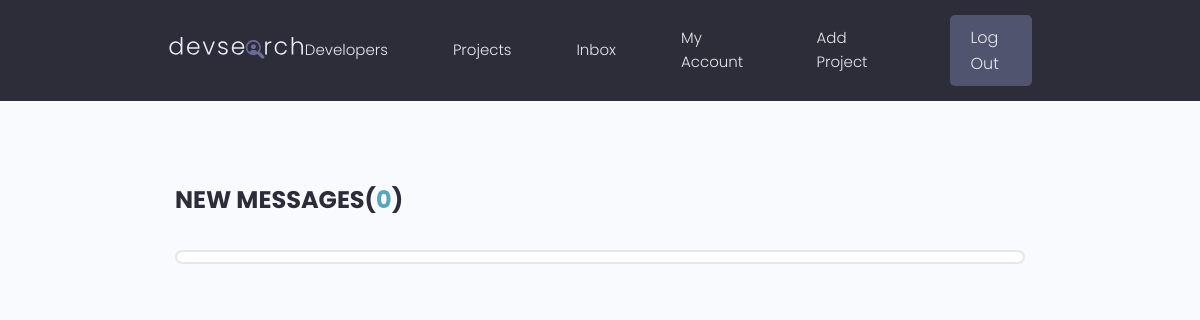
Page /inbox/ (signed in) on the earlier database version.
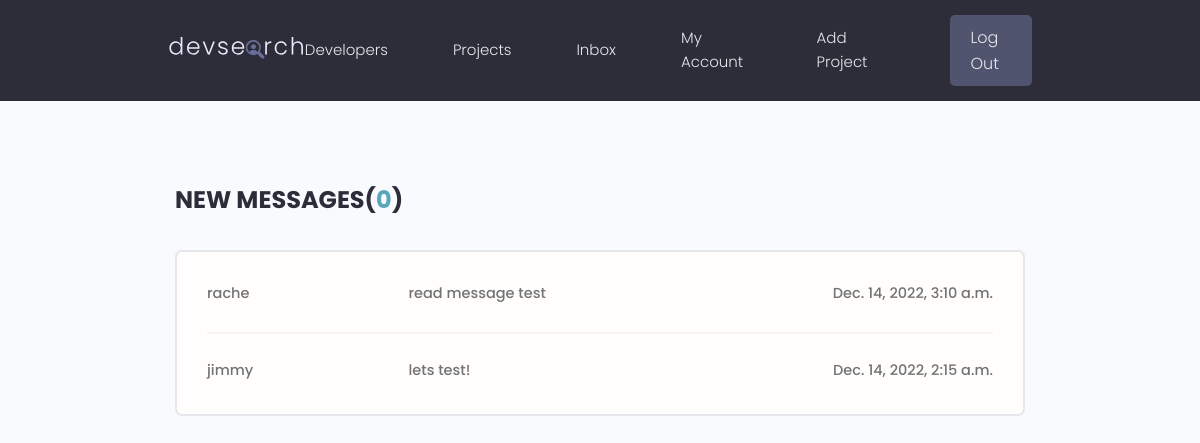
Same page on the later database version.
### users/models.py (models this page shows, shortened)
class Message(models.Model):
    sender = models.ForeignKey(
        Profile, on_delete=models.SET_NULL, null=True, blank=True
    )
    recipient = models.ForeignKey(
        Profile,
        on_delete=models.SET_NULL,
        null=True,
        blank=True,
        related_name="messages",
    )
    name = models.CharField(max_length=200, null=True, blank=True)
    email = models.EmailField(max_length=200, null=True, blank=True)
    subject = models.CharField(max_length=200, null=True, blank=True)
    body = models.TextField()
    is_read = models.BooleanField(default=False)
    created = models.DateTimeField(auto_now_add=True)
    id = models.UUIDField(
        default=uuid.uuid4, unique=True, primary_key=True, editable=False
    )
    class Meta:
        ordering = [
            "is_read",
            "-created",
        ]

### users/views.py (the view)
# urls.py: path("inbox/", views.Inbox, name="inbox"),
@login_required(login_url="login")
def Inbox(requests):
    profile = requests.user.profile
    messageRequests = profile.messages.all()
    read_messages = profile.messages.filter(is_read=True)
    unread_messages = profile.messages.filter(is_read=False)
    unread_count = messageRequests.filter(is_read=False).count()
    context = {
        "messageRequests": messageRequests,
        "unread_count": unread_count,
        "unread_messages": unread_messages,
        "read_messages": read_messages,
    }
    return render(requests, "users/inbox.html", context)

### users/templates/users/inbox.html (shortened to what this page needs)
{% extends 'main.html' %}
{% block content %}
<main class="inbox my-xl">
    <div class="content-box">
      <h3 class="inbox__title">New Messages(<span>{{unread_count}}</span>)</h3>
      <ul class="messages">
        {% for message in read_messages %}
        <li class="message">
            <a href="{% url 'message' message.id %}">
              <span class="message__author">{{message.name}}</span>
              <span class="message__subject">{{message.subject}}</span>
              <span class="message__date">{{message.created}}</span>
            </a>
          </li>
        {% endfor %}
      </ul>
    </div>
  </main>
{% endblock %}

### templates/main.html (shortened to what this page needs)
<!DOCTYPE html>
{% load static %}
<html lang="en">
<head>
    <link rel="stylesheet" href="https://cdn.iconmonstr.com/1.3.0/css/iconmonstr-iconic-font.min.css" />
    <link rel="stylesheet" href="{% static 'uikit/styles/uikit.css' %}" />
    <link rel="stylesheet" href="{% static 'styles/app.css' %}" />
</head>
<body>
    {% include 'navbar.html' %}
{% block content %}
{% endblock %}
</body>
</html>
</html>

### templates/navbar.html (shortened to what this page needs)
{% load static %}
<header class="header">
  <div class="container container--narrow">
    <a href="{% url 'profiles' %}" class="header__logo">
      <img src="{% static 'images/logo.svg' %}" alt="DevSearch Logo" />
    </a>
    <nav class="header__nav">
      <ul class="header__menu">
        <li class="header__menuItem"><a href="{% url 'profiles' %}">Developers</a></li>
        <li class="header__menuItem"><a href="{% url 'projects' %}">Projects</a></li>
        {% if request.user.is_authenticated %}
        <li class="header__menuItem"><a href="{% url 'inbox' %}">Inbox</a></li>
        <li class="header__menuItem"><a href="{% url 'userAccount' %}">My Account</a></li>
        <li class="header__menuItem"><a href="{% url 'create-project' %}"> Add Project</a></li>
        <li class="header__menuItem"><a href="{% url 'logout' %}" class="btn btn--sub">Log Out</a></li>
        {% else %}
        <li class="header__menuItem"><a href="{% url 'login' %}" class="btn btn--sub">Login/Sign Up</a></li>
        {% endif %}
      </ul>
    </nav>
  </div>
</header>

### static/styles/app.css (style rules this page uses)
:root { --color-sub: #2d2d39; }
.btn--sub { background-color: var(--color-sub-light); }
img { width: 100%; }
.content-box { width: 95%; max-width: 85rem; margin: 0 auto; }
.header { position: sticky; z-index: 111; background-color: var(--color-sub); padding: 1.5rem 0; }
.header>.container { display: flex; justify-content: space-between; align-items: center; }
.header__logo>img { height: 3.8rem; }
.header__nav>ul { display: inline-flex; align-items: center; list-style: none; gap: 6.5rem; }
.header__menuItem>a { color: var(--color-light); font-weight: 300; }
.inbox { height: 90vh; }
.inbox__title, .inbox__title span { font-size: 2.4rem; font-weight: 700; color: var(--color-sub); text-transform: uppercase; text-align: left; margin-bottom: 3rem; }
.inbox__title span { color: var(--color-main); }
.messages { list-style: none; background: var(--color-white); padding: 0.5rem 3rem; border: 2px solid var(--color-light); border-radius: 0.7rem; }
.message { padding: 2.5rem 0; }
.message>a span { font-size: 1.45rem; font-weight: 500; }
.message:not(:last-child) { border-bottom: 2px solid var(--color-white-light); }
.message>a { display: flex; gap: 1rem; }
.message__author, .message__date { flex-basis: 25%; }
.message__subject { flex-basis: 50%; }
.message__date { text-align: right; }

### static/uikit/styles/modules/_variables.css (style rules this page uses)
:root { --color-main: #5aa5b9; --color-main-light: #e6faff; --color-sub: #3f4156; --color-sub-light: #51546e; --color-sub-lighter: #ededfd; --color-text: #737373; --color-gray: #8b8b8b; --color-light: #e5e7eb; --color-light-gray: #767676; --color-bg: #f8fafd; --color-white: #fffefd; --color-white-light: #f3f3f3; --color-success: #359e64; --color-success-bg: #def8e8; --color-error: #fc4b0b; --color-error-bg: #fff2ee; --font-base: 'Poppins', arial, helvetica, 'Segoe UI', roboto, ubuntu, sans-serif; --font-monospace: 'Fira Code', 'Courier New', courier, monospace; --font-regular: 300; --font-medium: 500; --font-bold: 700; --generic-shadow: 1px 1px 5px #00000010; --generic-transition: all 0.3s ease-in-out; }

### static/uikit/styles/modules/_base.css (style rules this page uses)
* { margin: 0; padding: 0; box-sizing: border-box; text-rendering: optimizeLegibility; color: inherit; font-size: inherit; }
html { font-size: 50%; }
@media only screen and (min-width: 480px) { html { font-size: 56.25%; } }
@media only screen and (min-width: 1200px) { html { font-size: 62.5%; } }
body { line-height: 1.6; font-weight: 400; font-size: 1.5rem; color: var(--color-text); background-color: var(--color-bg); min-height: 100vh; }

### static/uikit/styles/modules/_typography.css (style rules this page uses)
* { font-family: var(--font-base); }
h3 { font-size: 3.2rem; font-weight: var(--font-medium); }
p, span, strong { font-size: 1.6rem; color: var(--color-text); font-weight: var(--font-regular); }
a { padding-bottom: 2px; text-decoration: none; display: inline-block; color: var(--color-main); font-weight: var(--font-medium); }

### static/uikit/styles/modules/_utilities.css (style rules this page uses)
.container { width: 92%; max-width: 165rem; margin: 0 auto; box-sizing: border-box; }
.container--narrow { width: 92%; max-width: 120rem; }
@media screen and (min-width: 1000px) { .container { width: 90%; } }
@media screen and (min-width: 1000px) { .container--narrow { width: 85%; } }
@media screen and (min-width: 1200px) { .container { width: 80%; } }
@media screen and (min-width: 1200px) { .container--narrow { width: 72%; } }
.my-xl { margin: 8rem auto; }

### static/uikit/styles/modules/_button.css (style rules this page uses)
.btn { display: inline-block; position: relative; cursor: pointer; background-color: var(--color-light); font-weight: var(--font-medium); color: var(--color-sub); text-decoration: none; padding: 1rem 2rem; border-radius: 0.5rem; border: none; width: -webkit-fit-content; width: -moz-fit-content; width: fit-content; height: -webkit-fit-content; height: -moz-fit-content; height: fit-content; font-size: 1.6rem; outline-width: 0; outline-color: transparent; -webkit-backface-visibility: hidden; backface-visibility: hidden; transition: all 0.3s ease-in-out; }
.btn--sub { background-color: var(--color-sub); color: var(--color-white); }

Differences in the rows shown:
added Message: name "rache", subject "read message test", created "Dec. 14, 2022, 3:10 a.m."
added Message: name "jimmy", subject "lets test!", created "Dec. 14, 2022, 2:15 a.m."
